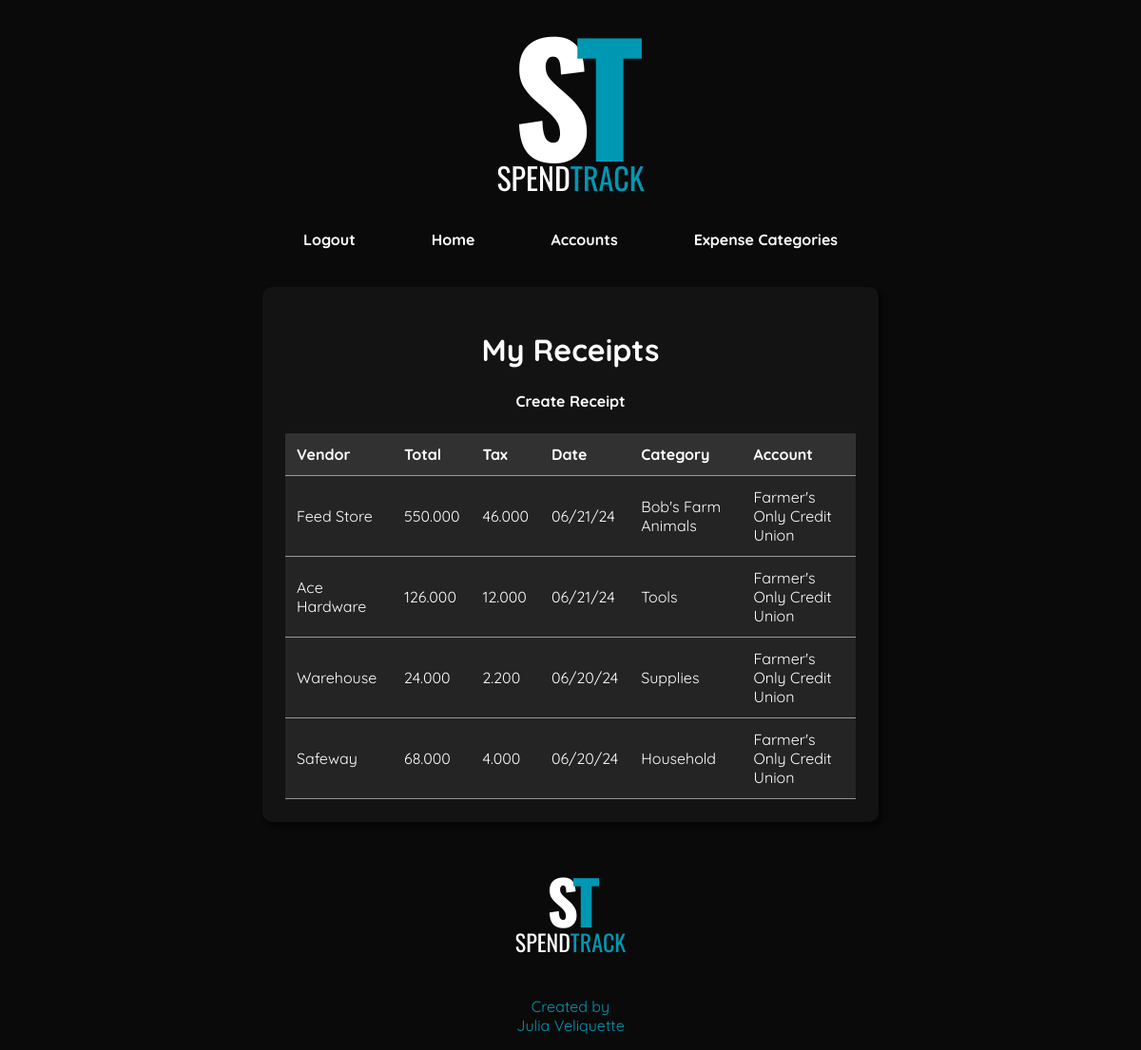
The page /receipts/ (signed in) on the database its author committed.
### receipts/models.py (models this page shows, shortened)
class Receipt(models.Model):# PRIMARY THING THIS APPLICATION KEEPS TRACK OF FOR ACCOUNTING PURPOSES
    vendor = models.CharField(max_length=200)
    total = models.DecimalField(max_digits=10, decimal_places=3)
    tax = models.DecimalField(max_digits=10, decimal_places=3)
    date = models.DateTimeField(null=True, blank=True)
    purchaser = models.ForeignKey(
        User,
        related_name="receipts",
        on_delete=models.CASCADE,
    )
    category = models.ForeignKey(
        ExpenseCategory,
        related_name="receipts",
        on_delete=models.CASCADE,
    )
    account = models.ForeignKey(
        Account,
        related_name="receipts",
        on_delete=models.CASCADE,
        null=True,
    )

class ExpenseCategory(models.Model):# VALUE I CAN APPLY TO RECEIPTS LIKE "GAS" OR "ENTERTAINMENT"
    name = models.CharField(max_length=50)
    owner = models.ForeignKey(
        User,
        related_name="categories",
        on_delete=models.CASCADE,
    )

class Account(models.Model):# THE WAY THAT WE PAID FOR IT (EX: SPECIFIC CREDIT CARD OR BANK ACCOUNT)
    name = models.CharField(max_length=100)
    number = models.CharField(max_length=20)
    owner = models.ForeignKey(
        User,
        related_name="accounts",
        on_delete=models.CASCADE,
    )

### receipts/views.py (the view)
# urls.py: path("", receipt_list, name="home"),
@login_required
def receipt_list(request):
    receipt = Receipt.objects.filter(purchaser=request.user)
    context = {
        "receipt_list": receipt
    }
    return render(request, "receipts/list.html", context)

### receipts/templates/receipts/list.html (shortened to what this page needs)
{% extends 'base.html' %}
{% block content %}
    <div class="receipts-container">
        <h1>My Receipts</h1>
        <nav class="navbar-2">
            <ul class="nav-list">
                {% if user.is_authenticated %}
                    <li class="nav-item"><a class="nav-link" href="{% url 'create_receipt' %}">Create Receipt</a></li>
                {% endif %}
            </ul>
        </nav>
        <table class="receipts-table">
            <thead>
                <tr>
                    <th scope="col">Vendor</th>
                    <th scope="col">Total</th>
                    <th scope="col">Tax</th>
                    <th scope="col">Date</th>
                    <th scope="col">Category</th>
                    <th scope="col">Account</th>
                </tr>
            </thead>
            <tbody>
                {% for receipt in receipt_list %}
                    <tr>
                        <td> {{ receipt.vendor }} </td>
                        <td> {{ receipt.total }} </td>
                        <td> {{ receipt.tax }} </td>
                        <td> {{ receipt.date|date:"m/d/y" }} </td>
                        <td> {{ receipt.category.name }} </td>
                        <td> {{ receipt.account.name }} </td>
                    </tr>
                {% endfor %}
            </tbody>
        </table>
    </div>
{% endblock content %}

### receipts/static/css/receipts.css (style rules this page uses)
html { background-color: rgb(10, 10, 10); margin: 0; padding: 0; }
body { display: flex; flex-direction: column; justify-content: center; align-items: center; margin: 0; font-family: "Quicksand", sans-serif; overflow-x: hidden; }
.nav-list { list-style: none; margin: 0; padding: 0; display: flex; flex-wrap: wrap; justify-content: center; gap: 1rem; }
.nav-item { display: inline; }
.nav-link { color: white; text-decoration: none; font-weight: bold; padding: 0.5rem 1rem; margin: 0 1rem; transition: background-color 200ms ease-in; }
.receipts-container, .accounts-container, .expenses-container { max-width: 600px; background-color: #131313; margin: 2.5rem; padding: 1.5rem; border-radius: 10px; box-shadow: 4px 4px 4px 1px rgba(0, 0, 0, 0.5); }
.receipts-container h1, .accounts-container h1, .expenses-container h1 { text-align: center; margin-bottom: 1.5rem; }
.receipts-table, .accounts-table, .expenses-table { width: 100%; border-collapse: collapse; margin-top: 1.5rem; }
.receipts-table th, .receipts-table td, .accounts-table th, .accounts-table td, .expenses-table th, .expenses-table td { padding: 0.75rem; text-align: left; border-bottom: 1px solid #dddddda2; }
.receipts-table th, .accounts-table th, .expenses-table th { background-color: #313131; }
.receipts-table td, .accounts-table td, .expenses-table td { background-color: #242424; }

### rows shown on the page
Receipt: vendor "Feed Store", total "550.000", tax "46.000", date "06/21/24", category.name "Bob's Farm Animals", account.name "Farmer's Only Credit Union"
Receipt: vendor "Ace Hardware", total "126.000", tax "12.000", date "06/21/24", category.name "Tools", account.name "Farmer's Only Credit Union"
Receipt: vendor "Warehouse", total "24.000", tax "2.200", date "06/20/24", category.name "Supplies", account.name "Farmer's Only Credit Union"
Receipt: vendor "Safeway", total "68.000", tax "4.000", date "06/20/24", category.name "Household", account.name "Farmer's Only Credit Union"
